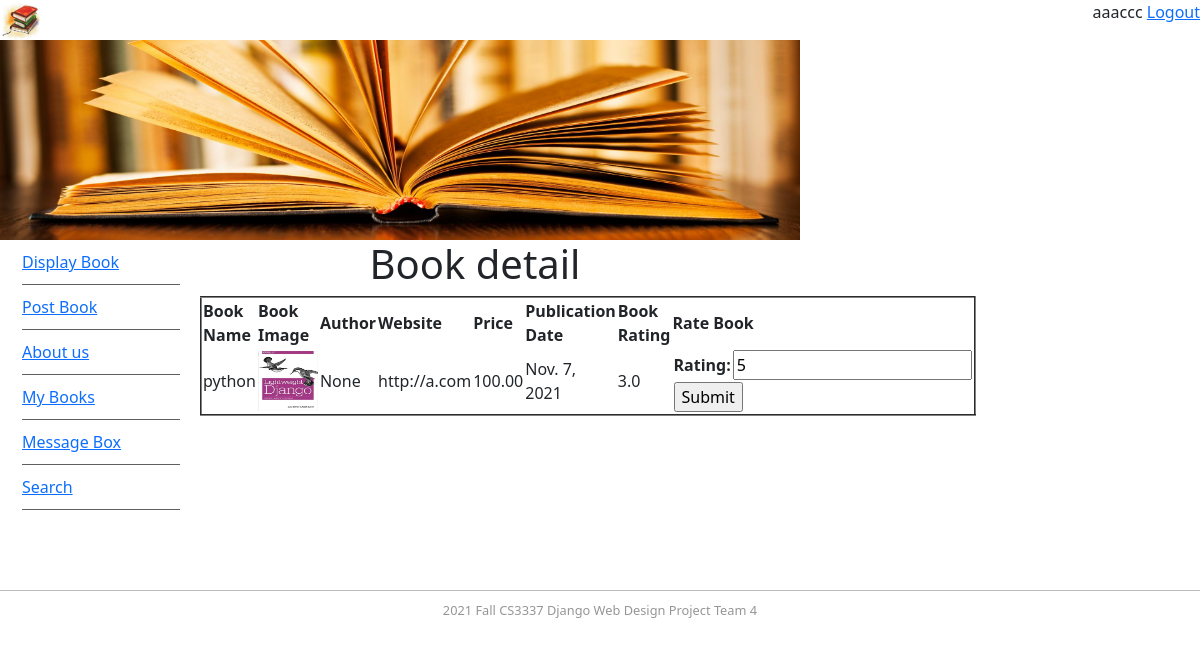
The page /book_detail/1 (signed in) on the database its author committed.
### bookMng/models.py (models this page shows, shortened)
class MainMenu(models.Model):
    item = models.CharField(max_length=200, unique=True)
    link = models.CharField(max_length=200, unique=True)

class Book(models.Model):
    name = models.CharField(max_length=200)
    web = models.URLField(max_length=200)
    price = models.DecimalField(decimal_places=2, max_digits=6)
    publishdate = models.DateField(auto_now=True)
    picture = models.FileField(upload_to='bookEx/static/uploads')
    pic_path = models.CharField(max_length=300, editable=False, blank=True)
    username = models.ForeignKey(User, blank=True, null=True, on_delete=models.CASCADE)
    total_rating = models.DecimalField(decimal_places=1, max_digits=65, default=5)
    times_rated = models.IntegerField(default=1)
    avg_rating = models.DecimalField(decimal_places=1, max_digits=2,
                                     validators=[MinValueValidator(1.0), MaxValueValidator(5.0)], default=5)

### bookMng/views.py (the view, shortened to what this page needs)
# urls.py: path('book_detail/<int:book_id>',views.book_detail, name='book_detail'),
@login_required(login_url=reverse_lazy('login'))
def book_detail(request, book_id):
    book = Book.objects.get(id=book_id)
    book.pic_path = book.picture.url[14:]
    form = BookRatingForm(request.POST or None)
    return render(request,
                  'bookMng/book_detail.html',
                  {
                      'item_list': MainMenu.objects.all(),
                      'book': book,
                      'form': form,
                  })

### bookMng/forms.py
class BookRatingForm(ModelForm):
    class Meta:
        model = BookRating
        fields = [
            'rating',
        ]

### bookEx/templates/bookMng/book_detail.html (shortened to what this page needs)
{% extends "base.html" %}
{% load static %}
{% block content %}
<h1 align="center"> Book detail </h1>
  <table align="center" border="2" width="500">
        <tr>
            <td>
                <b>Book Name</b>
            </td>
            <td>
                <b>Book Image</b>
            </td>
            <td>
                <b>Author</b>
            </td>
            <td>
                <b>Website</b>
            </td>
            <td>
                <b>Price</b>
            </td>
            <td>
                <b>Publication Date</b>
            </td>
            <td>
                <b>Book Rating</b>
            </td>
            <td>
                <b>Rate Book</b>
            </td>
        </tr>
        <tr>
            <td>
                {{ book.name }}
            </td>
            <td>
                <img src="{% static book.pic_path %}" width="60" height="60">
            </td>
            <td>
                {{ book.username }}
            </td>
            <td>
                {{ book.web }}
            </td>
            <td>
                {{ book.price }}
            </td>
            <td>
                {{ book.publishdate }}
            </td>
                        <td>
                {{ book.avg_rating }}
            </td>
            <td>
                <form action="" enctype="multipart/form-data" method="post" novalidate>
                    <table>
                        {{ form.as_table }}
                        <tr>
                            <td colspan="2">
                                <input type="submit" value="Submit">
                            </td>
                        </tr>
                    </table>
                </form>
            </td>
        </tr>
  </table>
{% endblock content %}
{% block sidenav %}
    {% for item in item_list %}
        <li>
            <a href="{{ item.link }}"> {{ item.item }} </a>
        </li>
    {% endfor %}
{% endblock sidenav %}

### bookEx/templates/base.html (shortened to what this page needs)
{% load static %}
<!DOCTYPE html>
<html lang="en">
<head>
    <link href="https://cdn.jsdelivr.net/npm/bootstrap@5.0.2/dist/css/bootstrap.min.css" rel="stylesheet">
    <link href="{% static 'main.css' %}" rel="stylesheet" type="text/css">
</head>
<body>
<div>
    <header>
        <div id="logo">
            <img src="{% static 'logo.jfif' %}" width="40" height ="40" alts="" />
            <span style="float: right;">
                {% if user.is_authenticated %}
                    {{ user.username }}
                    <a href="{% url 'logout' %}?next=/">Logout</a>
                {% else %}
                    Not Logged in
                    <a href="{% url 'login' %}?next=/">Login</a>
                {% endif %}
            </span>
        </div>
        <div id="topbanner">
            <img src="{% static 'topbanner.jpg' %}" width="800" height ="200" alts="" />
        </div>
    </header>
    <aside id="leftsidebar">
        <nav id="nav">
            <ul>
                {% block sidenav %}{% endblock sidenav %}
            </ul>
        </nav>
    </aside>
    <section id="main">
        {% block content %}{% endblock content %}
    </section>
    <footer  id="footer"> 2021 Fall CS3337 Django Web Design Project Team 4</footer>
</div>
</body>
</html>

### bookEx/static/main.css (style rules this page uses)
#footer { text-align: center; font-size: 0.8em; margin-top: 5px; padding-top: 10px; padding-bottom: 10px; background-color: #FFFFFF; border-top: thin solid #BBBBBB; clear: both; color: #969696; }
#leftsidebar { width: 180px; height: 350px; float: left; }
#nav li { padding-top: 10px; padding-bottom: 10px; font-size: 1em; list-style-type: none; border-bottom: thin solid #5F5F5F; color: #4C4C4C; left: 0px; list-style-position: inside; margin-left: -10px; }
#main { width: 560px; float: left; margin-left: 20px; margin-right: 10px; padding-right: 10px; }

### rows shown on the page
MainMenu: item "Display Book"
MainMenu: item "Post Book"
MainMenu: item "About us"
MainMenu: item "My Books"
MainMenu: item "Message Box"
MainMenu: item "Search"
Book: name "python", pic_path (picture), username "None", web "http://a.com", price "100.00", publishdate "Nov. 7, 2021", avg_rating "3.0"

### other values the page prints
{{ user.username }} "aaaccc"
